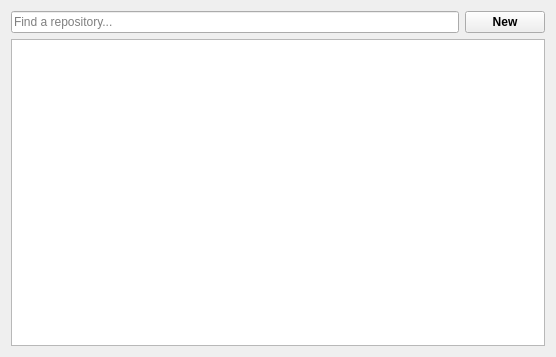
<?xml version="1.0" encoding="UTF-8"?>
<ui version="4.0">
 <class>Repositories</class>
 <widget class="QWidget" name="Repositories">
  <property name="geometry">
   <rect>
    <x>0</x>
    <y>0</y>
    <width>556</width>
    <height>357</height>
   </rect>
  </property>
  <property name="windowTitle">
   <string>Form</string>
  </property>
  <layout class="QVBoxLayout" name="verticalLayout">
   <item>
       <layout class="QHBoxLayout" name="horizontalLayout">
           <property name="bottomMargin">
               <number>0</number>
           </property>
           <item>
               <widget class="QLineEdit" name="lineEdit">
                   <property name="placeholderText">
                       <string>Find a repository...</string>
                   </property>
               </widget>
           </item>
           <item>
               <widget class="QPushButton" name="newButton">
                   <property name="sizePolicy">
                       <sizepolicy hsizetype="Fixed" vsizetype="Fixed">
                           <horstretch>0</horstretch>
                           <verstretch>0</verstretch>
                       </sizepolicy>
                   </property>
                   <property name="font">
                       <font>
                           <bold>true</bold>
                       </font>
                   </property>
                   <property name="text">
                       <string>New</string>
                   </property>
               </widget>
           </item>
       </layout>
   </item>
   <item>
    <widget class="QListWidget" name="listWidget"/>
   </item>
  </layout>
 </widget>
 <resources/>
 <connections/>
</ui>
